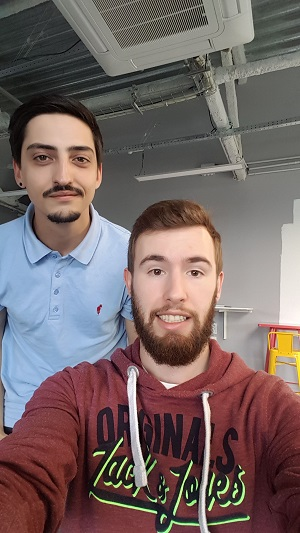
#> input picture Data/test/20190426_132856.jpg, 300 x 533 px, given as the content of the folder Data/training, which was not available
$ python main_script.py
#> lines starting #> are read from the running program, lines starting #| are printed output that depends on the picture; pictures that were not available may be replaced by others from this repository, and a replacement may not be noted
### reconnaissance_faciale.py
# -*- coding: utf-8 -*-
"""
Script basé en partie sur un de nos exercices de reconnaissance faciale
"""
from sklearn.datasets import fetch_olivetti_faces
from sklearn.model_selection import train_test_split
from sklearn import svm
import numpy as np
from timeit import default_timer as timer

class ReconnaissanceFaciale:
    """
    Classe regroupant différentes méthodes utiles pour tester la reconnaissance faciale
    d'une photo passée en entrée par rapport à un jeux de donnée fournit.
    """
    # [16 lines left out: function test, not called in this run]

    def entrainer(self, x_train, y_train, classifieur):
        """ Entrainement sur des photos """
        #Entrainement du classifieur
        timer_start = timer()
        x_train=np.array(x_train)
        x_train=x_train
        print(x_train[0])
        classifieur.fit(x_train, y_train)
        timer_end = timer()
        #Calcul du nombre de photos dans le jeu d'entrainement
        nb_photos = len(x_train)
        #Calcul du nombre de personnes dans le jeu d'entrainement
        personnes = []
        for person in y_train:
            if person not in personnes:
                personnes.append(person)
        nb_personnes = len(personnes)
        #Affichage du nombre de photos et de personnes dans le jeu d'entrainement
        print("Je me suis entrainé sur", nb_photos, "photos représentant le visage de", nb_personnes, "personnes en", round(timer_end - timer_start, 6), "secondes")

    # [14 lines left out: function reconnaitre_un_visage, not called in this run]

### main_script.py
# -*- coding: utf-8 -*-
"""
Script permettant d'identifier les personnes souhaitées selon les données d'entrainement
"""
import cv2
import os
from sklearn import svm
from reconnaissance_faciale import ReconnaissanceFaciale
import numpy as np

def detect_face(img):
    """ Détecte les visages au sein de la photo passée en paramètre """
    face_cascade = cv2.CascadeClassifier('./lbpcascades/lbpcascade_frontalface.xml')
    faces = face_cascade.detectMultiScale(img, scaleFactor=1.2, minNeighbors=5)

    return faces

def draw_rectangle(img, rect):
    """ Dessine le rectangle autour de la tête des personnes """
    (x, y, w, h) = rect
    cv2.rectangle(img, (x, y), (x+w, y+h), (0, 255, 0), 2)

def draw_text(img, text, x, y):
    """ Ajoute le nom des personnes identifiées au rectangle de leur tête """
    cv2.putText(img, text, (x, y), cv2.FONT_HERSHEY_PLAIN, 1.5, (0, 255, 0), 2)

def detectAndDraw(test_img, rf, classifier,labels):
    """ Identifie le visage sur la photo puis le met en valeur avec draw_rectangle et draw_text """
    img = test_img.copy()
    gray = cv2.cvtColor(img, cv2.COLOR_BGR2GRAY)
    rects = detect_face(img)
    for rect in rects:
        (x, y, w, h) = rect
        face = gray[y:y+h, x:x+w]
        test=[]
        for i in face:
            for xi in i:
                test.append(i)
        test=np.array(test)
        face=np.array(face)
        draw_rectangle(img, rect)
        label = rf.reconnaitre_un_visage(classifier, test.shape)
        print()
        draw_text(img,labels[label], rect[0], rect[1]-5)

    return img

class dataset:
    def __init_():
        return

def loadTestDataset(path):
    """ Chargement les données de test """
#> called with path = 'Data/training'
    data = dataset()
    dirs = os.listdir(path)
    targets = []
    images = []
    labels=[]
    target=0
    for dir_name in dirs:
        path2 = path+"/"+dir_name+"/"
        imagePaths = [path2 + f for f in os.listdir(path2) if os.path.isfile(os.path.join(path2, f))]
        imagePaths = sorted(imagePaths)
        name = dir_name.split("_")[0]+" "+dir_name.split("_")[1]
        labels.append(name)
        for x in imagePaths:
            img=cv2.imread(x,0)
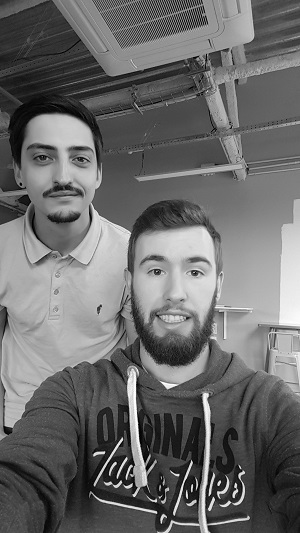
#> img: shape (533, 300); min 0, max 255, mean 106.7
            faces = detect_face(img)
#> in detect_face, `faces = face_cascade.detectMultiScale(img, scaleFactor=1.2, minNeighbo..`: faces = [[15, 121, 96, 96], [120, 226, 112, 112]]
#> faces = [[15, 121, 96, 96], [120, 226, 112, 112]]
            for face in faces:
                (x, y, w, h) = face
                face = img[y:y+h, x:x+w]
                targets.append(target)
                test=[]
                for i in face:
                    for xi in i:
                        test.append(i)
                test=np.array(test)
                images.append(test.shape)
#> this loop made 2 passes
#> pass 1, in loadTestDataset, `face = img[y:y+h, x:x+w]`:
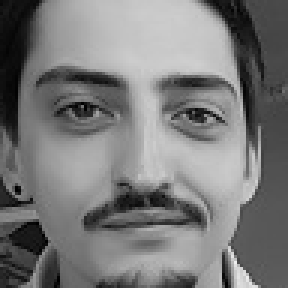
#> face: shape (96, 96) (shown 3 times larger); min 0, max 238, mean 121.8
#> pass 2, in loadTestDataset, `face = img[y:y+h, x:x+w]`:
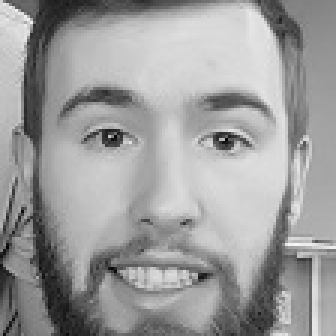
#> face: shape (112, 112) (shown 3 times larger); min 3, max 248, mean 156.6
#> after the loop, images = [(9216, 96), (12544, 112)]; targets = [0, 0]
        target+=1
    data.target = targets
#> data.target = [0, 0]
    data.images = images
#> data.images = [(9216, 96), (12544, 112)]
    data.labels=labels
    return data

def main():
    #Chargement des données d'entrainement
    faces = loadTestDataset("Data/training")
    #Création du classifieur SVM
    classifier = svm.SVC(gamma=0.001)
    rf = ReconnaissanceFaciale()
    #Entrainement
    rf.entrainer(faces.images, faces.target, classifier)
#> in entrainer, `x_train=np.array(x_train)`: x_train = [[9216, 96], [12544, 112]]
#| [9216   96]
    #Chargement des données de test
    entries = os.listdir('Data/test')
    #Pour chaque image à prédire on l'aff(-215) scn == 3 || scn == 4 in function cv::cvtColoriche et on tente de trouver le nom     des personnes sur la photo
    for entry in entries:
        test_img = cv2.imread("Data/test/"+entry)
        test_img = detectAndDraw(test_img, rf, classifier,faces.labels)
        cv2.imshow(entry, test_img)
    print("Prediction complete")

    #Fin du programme et fermeture des images
    cv2.waitKey(0)
    cv2.destroyAllWindows()
    cv2.waitKey(1)
    cv2.destroyAllWindows()

if __name__ == "__main__":
#> (the run stopped early here; a loop or call above may not have finished)

$ run again, on Data/test/IMG_1090.jpeg
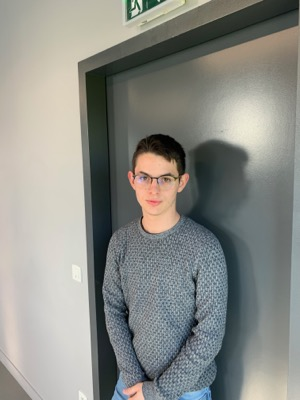
#> input picture Data/test/IMG_1090.jpeg, 300 x 400 px, given as the content of the folder Data/training, which was not available
#> in loadTestDataset, `img=cv2.imread(x,0)`:
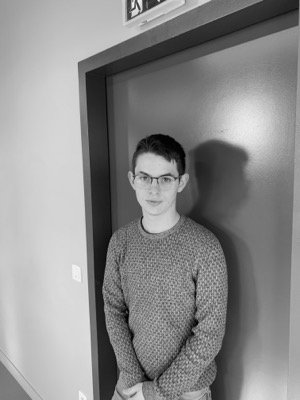
#> img: shape (400, 300); min 0, max 248, mean 138.5
#> in detect_face, `faces = face_cascade.detectMultiScale(img, scaleFactor=1.2, minNeighbo..`: faces = [[125, 156, 61, 61]]
#> the loop in loadTestDataset, `for face in faces:` made 1 pass
#> pass 1, in loadTestDataset, `face = img[y:y+h, x:x+w]`:
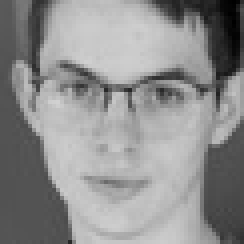
#> face: shape (61, 61) (shown 4 times larger); min 0, max 209, mean 142.6
#> after the loop in loadTestDataset, `for face in faces:`: images = [(3721, 61)]; targets = [0]
#> data.images = [(3721, 61)]
#> x_train = [[3721, 61]]
#| [3721   61]

$ run again, on Data/test/IMG_1093.jpeg
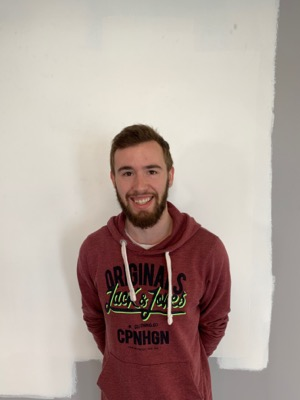
#> input picture Data/test/IMG_1093.jpeg, 300 x 400 px, given as the content of the folder Data/training, which was not available
#> in loadTestDataset, `img=cv2.imread(x,0)`:
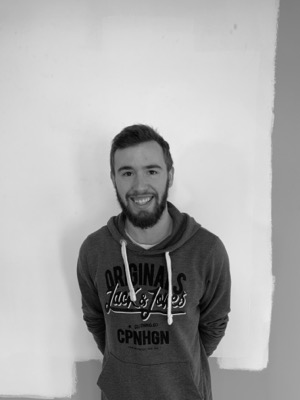
#> img: shape (400, 300); min 0, max 237, mean 168.3
#> in detect_face, `faces = face_cascade.detectMultiScale(img, scaleFactor=1.2, minNeighbo..`: faces = [[106, 144, 71, 71]]
#> the loop in loadTestDataset, `for face in faces:` made 1 pass
#> pass 1, in loadTestDataset, `face = img[y:y+h, x:x+w]`:
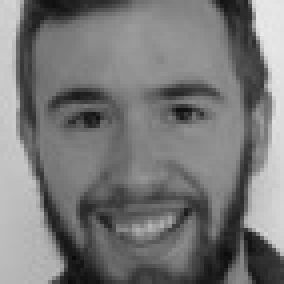
#> face: shape (71, 71) (shown 4 times larger); min 10, max 234, mean 119.7
#> after the loop in loadTestDataset, `for face in faces:`: images = [(5041, 71)]; targets = [0]
#> data.images = [(5041, 71)]
#> x_train = [[5041, 71]]
#| [5041   71]
